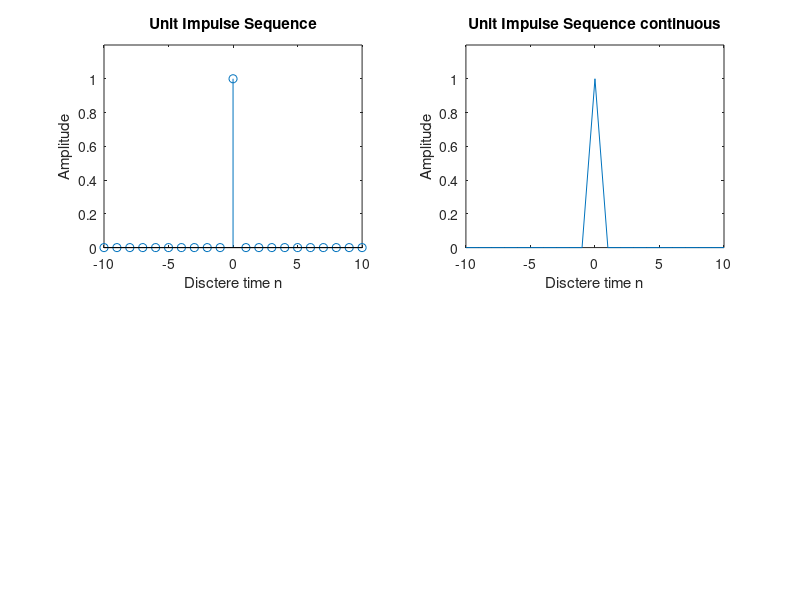
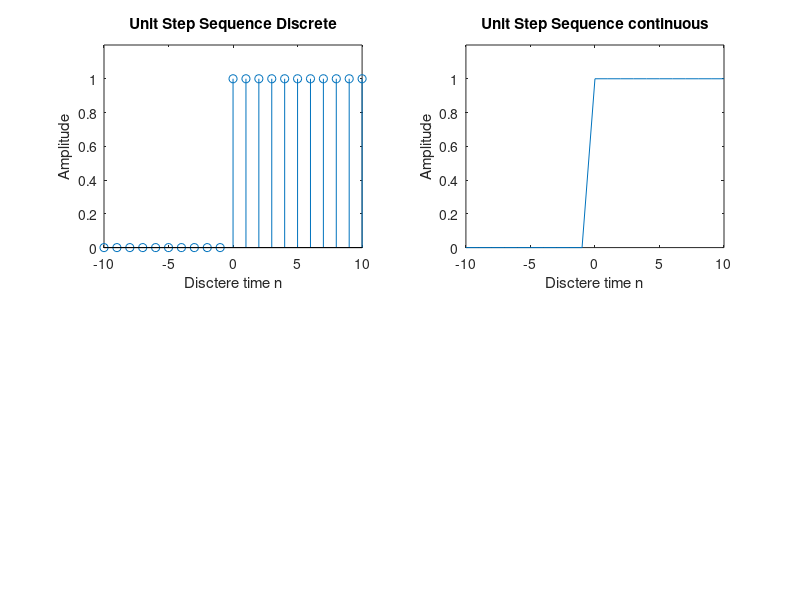

The MATLAB script that drew these images, in order:
clc;
n = -10:1:10;
impulse = [zeros(1,10),ones(1,1),zeros(1,10)];
figure;
subplot(2,2,1);
stem(n,impulse);
xlabel('Disctere time n');
ylabel('Amplitude');
title('Unit Impulse Sequence');
axis([-10 10 0 1.2]);

n = -10:1:10;
impulse = [zeros(1,10),ones(1,1),zeros(1,10)];

subplot(2,2,2);
plot(n,impulse);
xlabel('Disctere time n');
ylabel('Amplitude');
title('Unit Impulse Sequence continuous');
axis([-10 10 0 1.2]);

%step
clc;
n = -10:1:10;
step = [zeros(1,10),ones(1,11)];
figure;
subplot(2,2,1);
stem(n,step);
xlabel('Disctere time n');
ylabel('Amplitude');
title('Unit Step Sequence Discrete');
axis([-10 10 0 1.2]);

n = -10:1:10;
step = [zeros(1,10),ones(1,11)];

subplot(2,2,2);
plot(n,step);
xlabel('Disctere time n');
ylabel('Amplitude');
title('Unit Step Sequence continuous');
axis([-10 10 0 1.2]);
